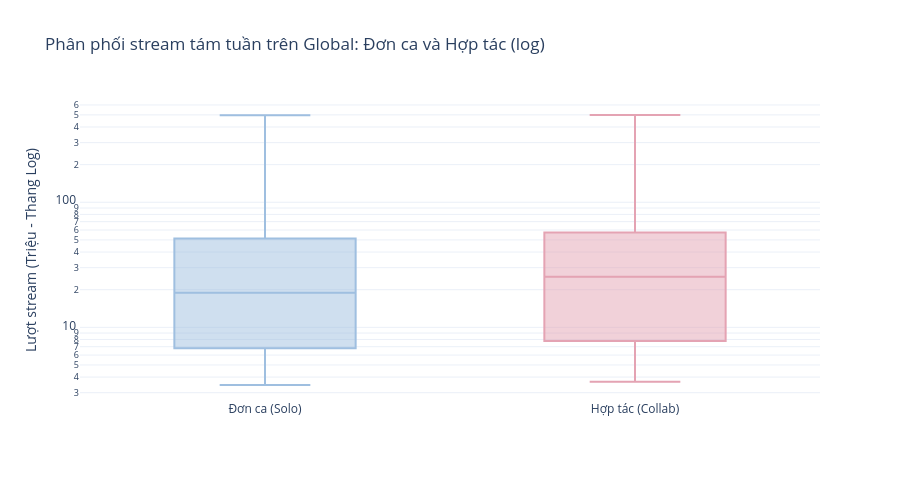

Write notebook code for a chart like this one.
### Markdown cell above
### Nhận xét biểu đồ

- **Cơ cấu bài hát phát hành:** Đơn ca vẫn là hình thức áp đảo tuyệt đối, chiếm 60,8% trong khi các dự án hợp tác từ hai nghệ sĩ trở lên chiếm 39,2%.
- Mặc dù chiếm ít hơn về số lượng, các ca khúc hợp tác ghi nhận mức độ thành công vượt trội với trung bình **53,7 triệu lượt stream trên mỗi bài hát**, cao gấp hơn 3 lần so với mức **17,7 triệu lượt stream** của nhóm Đơn ca.

**Nguyên nhân:**
- Khi hai hoặc nhiều nghệ sĩ kết hợp (đặc biệt là giữa các dòng nhạc khác nhau như Pop kết hợp Latin hoặc Rap), sản phẩm âm nhạc tiếp cận đồng thời nhiều cộng đồng người hâm mộ độc lập, tạo ra lực đẩy ban đầu khổng lồ khi phát hành.
- Thuật toán đề xuất của Spotify ưu tiên đưa các ca khúc hợp tác vào danh sách phát cá nhân hóa của người theo dõi từ cả hai nghệ sĩ, giúp ca khúc dễ dàng bứt phá về lưu lượng và trụ hạng lâu hơn trên bảng xếp hạng.

**Kết luận:**
Đơn ca là hình thức sản xuất truyền thống chiếm phần lớn số lượng trong ngành âm nhạc, nhưng các dự án Hợp tác đóng vai trò đòn bẩy chiến lược tối ưu nhất để bứt phá thị phần và tạo ra các siêu hit toàn cầu.

### Code cell
track_streams = df_tracks_collab.rename(columns={'streams_first_8w': 'streams'}).copy()
track_streams['streams_million'] = track_streams['streams'] / 1_000_000

fig = px.box(
    track_streams,
    x='collab_type',
    y='streams_million',
    color='collab_type',
    color_discrete_map={'Đơn ca (Solo)': '#9FBFE0', 'Hợp tác (Collab)': '#E4A3B3'},
    points=False,
    log_y=True,
    title='Phân phối stream tám tuần trên Global: Đơn ca và Hợp tác (log)' 
)

fig.update_layout(
    xaxis_title=None,
    yaxis_title='Lượt stream (Triệu - Thang Log)',
    height=480,
    template='plotly_white',
    showlegend=False
)

fig.show()

### Figure 1 — Plotly figure (JSON) as saved in the notebook; plotly's stock layout.template omitted (floating-point values rounded to 4 significant figures; data arrays with more than 128 entries replaced by an {"elided": "..."} marker saying what was removed)
{"data": [{"alignmentgroup": "True", "boxpoints": false, "hovertemplate": "collab_type=%{x}<br>streams_million=%{y}<extra></extra>", "legendgroup": "Đơn ca (Solo)", "marker": {"color": "#9FBFE0"}, "name": "Đơn ca (Solo)", "notched": false, "offsetgroup": "Đơn ca (Solo)", "orientation": "v", "showlegend": true, "type": "box", "x": {"elided": "2456 str values"}, "x0": " ", "xaxis": "x", "y": {"elided": "2456 float values"}, "y0": " ", "yaxis": "y"}, {"alignmentgroup": "True", "boxpoints": false, "hovertemplate": "collab_type=%{x}<br>streams_million=%{y}<extra></extra>", "legendgroup": "Hợp tác (Collab)", "marker": {"color": "#E4A3B3"}, "name": "Hợp tác (Collab)", "notched": false, "offsetgroup": "Hợp tác (Collab)", "orientation": "v", "showlegend": true, "type": "box", "x": {"elided": "1851 str values"}, "x0": " ", "xaxis": "x", "y": {"elided": "1851 float values"}, "y0": " ", "yaxis": "y"}], "layout": {"boxmode": "overlay", "height": 480, "legend": {"title": {"text": "collab_type"}, "tracegroupgap": 0}, "showlegend": false, "title": {"text": "Phân phối stream tám tuần trên Global: Đơn ca và Hợp tác (log)"}, "xaxis": {"anchor": "y", "categoryarray": ["Đơn ca (Solo)", "Hợp tác (Collab)"], "categoryorder": "array", "domain": [0, 1], "title": {}}, "yaxis": {"anchor": "x", "domain": [0, 1], "title": {"text": "Lượt stream (Triệu - Thang Log)"}, "type": "log"}}}
